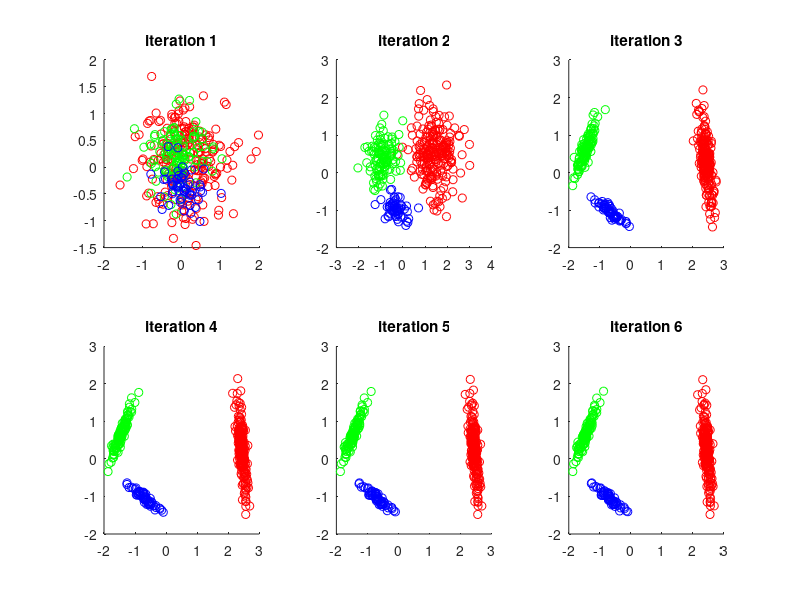

This chart was generated by the following MATLAB code:
% testing residual least-squares for 3-molecule heterogeneity. ;
% just using random matrices (not operators built by slicing the sphere). ;

DM = 20; DF = 40;
N = 400; pA = 4/7; pB = 2/7; pC = 1/7;
NA = floor(pA*N); NB = floor(pB*N); NC = N-NA-NB;
EA = randn(NA*DM,DF); EB = randn(NB*DM,DF); EC = randn(NC*DM,DF); E = [EA;EB;EC];
FX = randn(DF,1); FA = FX + 0.1*randn(DF,1); FB = FX + 0.1*randn(DF,1); FC = FX + 0.1*randn(DF,1);
F = pA*FA+pB*FB+pC*FC;
MA2 = reshape(EA*FA,DM,NA); MA = MA2(:);
MB2 = reshape(EB*FB,DM,NB); MB = MB2(:);
MC2 = reshape(EC*FC,DM,NC); MC = MC2(:);
M2 = [MA2,MB2,MC2]; M = [MA;MB;MC];
F_r = E\M; R = M - E*F_r; G_r = E\R;
R2 = reshape(R,DM,N);
RA = R2(:,1:NA); RB = R2(:,NA+1:NA+NB); RC = R2(:,NA+NB+1:NA+NB+NC);

v1_iter = zeros(N,1);
v2_iter = zeros(N,1);

max_iteration = 6;
figure; prows = 2; pcols = ceil(max_iteration/prows);
for ni=1:max_iteration;
if (ni==1);
G1_base = transpose(E)*R; G1_base = G1_base/norm(G1_base);
G2_base = randn(DF,1); G2_base = G2_base/norm(G2_base);
 else;
V1 = sparse(1:DM*N,1:DM*N,reshape(repmat(transpose(v1_iter),DM,1),1,DM*N),DM*N,DM*N);
V2 = sparse(1:DM*N,1:DM*N,reshape(repmat(transpose(v2_iter),DM,1),1,DM*N),DM*N,DM*N);
G1_base = transpose(E)*V1*R; G1_base = G1_base/norm(G1_base);
G2_base = transpose(E)*V2*R; G2_base = G2_base - dot(G1_base,G2_base)*G1_base; G2_base = G2_base/norm(G2_base);
end% if first iteration ;
for nn=0:N-1;
Rn = R2(:,1+nn);
En = E(nn*DM + (1:DM),:);
v1_tmp = transpose(Rn)*En*G1_base/norm(Rn).^2;
v2_tmp = transpose(Rn)*En*G2_base/norm(Rn).^2;
if norm(v1_tmp)<1e-6; v1_iter(1+nn) = 1; end;
if norm(v1_tmp)>1e-6; v1_iter(1+nn) = v1_tmp; end;
if norm(v2_tmp)<1e-6; v2_iter(1+nn) = 1; end;
if norm(v2_tmp)>1e-6; v2_iter(1+nn) = v2_tmp; end;
end;% for nn=1:N;
subplot(prows,pcols,ni); hold on;
plot(v1_iter(1:NA),v2_iter(1:NA),'ro');
plot(v1_iter(NA+1:NA+NB),v2_iter(NA+1:NA+NB),'go');
plot(v1_iter(NA+NB+1:NA+NB+NC),v2_iter(NA+NB+1:NA+NB+NC),'bo');
hold off;
title(sprintf('iteration %d',ni));
end;%for ni=1:max_iteration;



